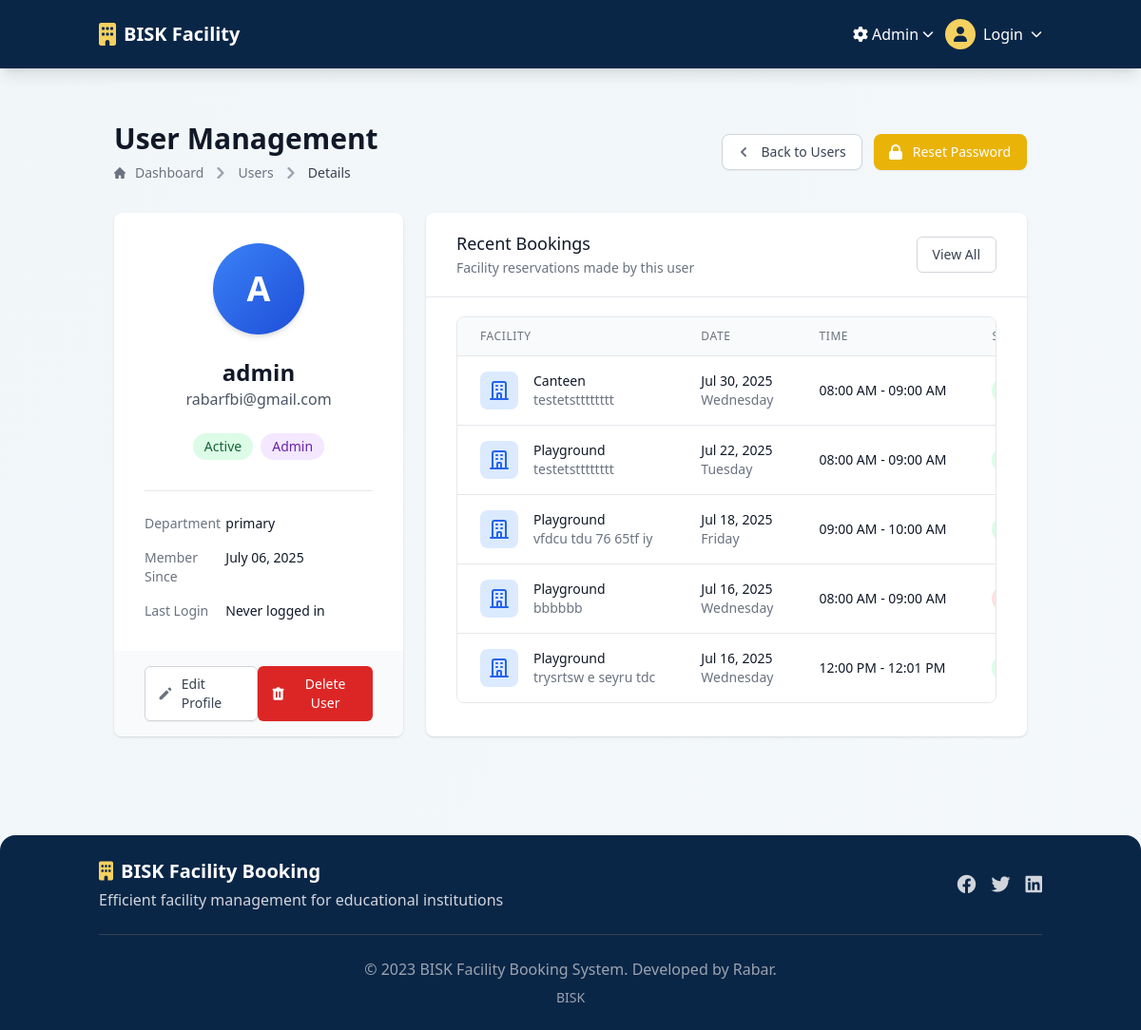
The page /admin/user/1 (signed in) on the database its author committed.
### app.py (models this page shows, shortened)
class User(db.Model):
    id = db.Column(db.Integer, primary_key=True)
    username = db.Column(db.String(80), unique=True, nullable=False)
    email = db.Column(db.String(120), unique=True, nullable=False)
    password = db.Column(db.String(120), nullable=False)
    is_admin = db.Column(db.Boolean, default=False)
    department = db.Column(db.String(50), nullable=False)
    created_at = db.Column(db.DateTime, default=datetime.utcnow)
    is_active = db.Column(db.Boolean, default=True)
    bookings = db.relationship('Booking', backref='user', lazy=True)

class Booking(db.Model):
    id = db.Column(db.Integer, primary_key=True)
    user_id = db.Column(db.Integer, db.ForeignKey('user.id'), nullable=False)
    facility_id = db.Column(db.Integer, db.ForeignKey('facility.id'), nullable=False)
    date = db.Column(db.Date, nullable=False)
    start_time = db.Column(db.Time, nullable=False)
    end_time = db.Column(db.Time, nullable=False)
    purpose = db.Column(db.String(200))
    status = db.Column(db.String(20), default='approved')
    created_at = db.Column(db.DateTime, default=datetime.utcnow)
    facility = db.relationship('Facility', backref='bookings')

class Facility(db.Model):
    id = db.Column(db.Integer, primary_key=True)
    name = db.Column(db.String(50), unique=True, nullable=False)
    description = db.Column(db.String(200))
    max_capacity = db.Column(db.Integer, nullable=True)
    booking_rules = db.Column(db.Text, nullable=True)

### app.py (the view)
@app.route('/admin/user/<int:user_id>')
@login_required
@admin_required
def view_user(user_id):
    user = db.session.get(User, user_id)
    if not user:
        flash('User not found', 'danger')
        return redirect(url_for('admin_users'))
    user_bookings = db.session.query(Booking).filter_by(user_id=user_id).order_by(Booking.date.desc()).limit(5).all()
    return render_template('view_user.html', user=user, bookings=user_bookings)

### app.py (called while the page is built)
def admin_required(f):
    @wraps(f)
    def decorated_function(*args, **kwargs):
        if not session.get('is_admin'):
            flash('Admin access required', 'danger')
            return redirect(url_for('login'))
        return f(*args, **kwargs)
    return decorated_function

def login_required(f):
    @wraps(f)
    def decorated_function(*args, **kwargs):
        if 'user_id' not in session:
            flash('Please log in to access this page', 'danger')
            return redirect(url_for('login'))
        return f(*args, **kwargs)
    return decorated_function

@app.context_processor
def inject_datetime():
    return {'datetime': datetime, 'current_user': g.user}

@app.before_request
def load_user():
    g.user = None
    if 'user_id' in session:
        g.user = db.session.get(User, session['user_id'])

@app.before_request
def check_active_user():
    if request.endpoint in ['login', 'static', 'home']:
        return
    if 'user_id' in session:
        user = db.session.get(User, session['user_id'])
        if user and not user.is_active:
            session.clear()
            flash('Your account has been deactivated', 'danger')
            return redirect(url_for('login'))

### templates/view_user.html (shortened to what this page needs)
{% extends "base.html" %}
{% block content %}
<div class="container mx-auto px-4 py-8">
    <div class="flex flex-col md:flex-row justify-between items-start md:items-center mb-8 gap-4">
        <div>
            <h1 class="text-3xl font-bold text-gray-900">User Management</h1>
            <nav class="flex mt-2" aria-label="Breadcrumb">
                <ol class="inline-flex items-center space-x-1 md:space-x-2">
                    <li class="inline-flex items-center">
                        <a href="{{ url_for('dashboard') }}" class="inline-flex items-center text-sm font-medium text-gray-500 hover:text-blue-600">
                            Dashboard
                        </a>
                    </li>
                    <li>
                        <div class="flex items-center">
                            <svg class="w-3 h-3 text-gray-400 mx-1" aria-hidden="true" xmlns="http://www.w3.org/2000/svg" fill="none" viewBox="0 0 6 10">
                                <path stroke="currentColor" stroke-linecap="round" stroke-linejoin="round" stroke-width="2" d="m1 9 4-4-4-4"/>
                            </svg>
                            <a href="{{ url_for('admin_users') }}" class="ml-1 text-sm font-medium text-gray-500 hover:text-blue-600 md:ml-2">Users</a>
                        </div>
                    </li>
                    <li aria-current="page">
                        <div class="flex items-center">
                            <svg class="w-3 h-3 text-gray-400 mx-1" aria-hidden="true" xmlns="http://www.w3.org/2000/svg" fill="none" viewBox="0 0 6 10">
                                <path stroke="currentColor" stroke-linecap="round" stroke-linejoin="round" stroke-width="2" d="m1 9 4-4-4-4"/>
                            </svg>
                            <span class="ml-1 text-sm font-medium text-gray-700 md:ml-2">Details</span>
                        </div>
                    </li>
                </ol>
            </nav>
        </div>
        <div class="flex gap-3">
            <a href="{{ url_for('admin_users') }}" class="inline-flex items-center px-4 py-2 border border-gray-300 rounded-lg shadow-sm text-sm font-medium text-gray-700 bg-white hover:bg-gray-50 focus:outline-none focus:ring-2 focus:ring-offset-2 focus:ring-blue-500">
                <svg class="-ml-1 mr-2 h-5 w-5 text-gray-500" xmlns="http://www.w3.org/2000/svg" viewBox="0 0 20 20" fill="currentColor">
                    <path fill-rule="evenodd" d="M12.707 5.293a1 1 0 010 1.414L9.414 10l3.293 3.293a1 1 0 01-1.414 1.414l-4-4a1 1 0 010-1.414l4-4a1 1 0 011.414 0z" clip-rule="evenodd" />
                </svg>
                Back to Users
            </a>
            <a href="{{ url_for('reset_user_password', user_id=user.id) }}" class="inline-flex items-center px-4 py-2 border border-transparent text-sm font-medium rounded-lg shadow-sm text-white bg-yellow-500 hover:bg-yellow-600 focus:outline-none focus:ring-2 focus:ring-offset-2 focus:ring-yellow-500">
                <svg class="-ml-1 mr-2 h-5 w-5" xmlns="http://www.w3.org/2000/svg" viewBox="0 0 20 20" fill="currentColor">
                    <path fill-rule="evenodd" d="M5 9V7a5 5 0 0110 0v2a2 2 0 012 2v5a2 2 0 01-2 2H5a2 2 0 01-2-2v-5a2 2 0 012-2zm8-2v2H7V7a3 3 0 016 0z" clip-rule="evenodd" />
                </svg>
                Reset Password
            </a>
        </div>
    </div>
    <div class="grid grid-cols-1 lg:grid-cols-3 gap-6">
        <div class="bg-white overflow-hidden shadow rounded-lg">
            <div class="px-6 py-8 sm:p-8">
                <div class="flex flex-col items-center">
                    <div class="h-24 w-24 rounded-full bg-gradient-to-br from-blue-500 to-blue-700 flex items-center justify-center text-white text-4xl font-bold mb-4 shadow-md">
                        {{ user.username[0]|upper }}
                    </div>
                    <h2 class="text-2xl font-bold text-gray-900 mt-2">{{ user.username }}</h2>
                    <p class="text-gray-600">{{ user.email }}</p>
                    <div class="mt-6 flex gap-2">
                        <span class="inline-flex items-center px-3 py-1 rounded-full text-sm font-medium
                            {% if user.is_active %}bg-green-100 text-green-800{% else %}bg-red-100 text-red-800{% endif %}">
                            {% if user.is_active %}Active{% else %}Inactive{% endif %}
                        </span>
                        <span class="inline-flex items-center px-3 py-1 rounded-full text-sm font-medium
                            {% if user.is_admin %}bg-purple-100 text-purple-800{% else %}bg-blue-100 text-blue-800{% endif %}">
                            {% if user.is_admin %}Admin{% else %}Standard User{% endif %}
                        </span>
                    </div>
                </div>
                <div class="mt-8 border-t border-gray-200 pt-6">
                    <dl class="space-y-4">
                        <div class="sm:grid sm:grid-cols-3 sm:gap-4">
                            <dt class="text-sm font-medium text-gray-500">Department</dt>
                            <dd class="mt-1 text-sm text-gray-900 sm:mt-0 sm:col-span-2">{{ user.department or 'Not specified' }}</dd>
                        </div>
                        <div class="sm:grid sm:grid-cols-3 sm:gap-4">
                            <dt class="text-sm font-medium text-gray-500">Member Since</dt>
                            <dd class="mt-1 text-sm text-gray-900 sm:mt-0 sm:col-span-2">{{ user.created_at.strftime('%B %d, %Y') }}</dd>
                        </div>
                        <div class="sm:grid sm:grid-cols-3 sm:gap-4">
                            <dt class="text-sm font-medium text-gray-500">Last Login</dt>
                            <dd class="mt-1 text-sm text-gray-900 sm:mt-0 sm:col-span-2">
                                {% if user.last_login_at %}
                                    {{ user.last_login_at.strftime('%B %d, %Y at %I:%M %p') }}
                                {% else %}
                                    Never logged in
                                {% endif %}
                            </dd>
                        </div>
                    </dl>
                </div>
            </div>
            <div class="bg-gray-50 px-6 py-4 sm:px-8 flex justify-between">
                <a href="{{ url_for('edit_user', user_id=user.id) }}" class="inline-flex items-center px-4 py-2 border border-gray-300 rounded-md shadow-sm text-sm font-medium text-gray-700 bg-white hover:bg-gray-50 focus:outline-none focus:ring-2 focus:ring-offset-2 focus:ring-blue-500">
                    <svg class="-ml-1 mr-2 h-5 w-5 text-gray-500" xmlns="http://www.w3.org/2000/svg" viewBox="0 0 20 20" fill="currentColor">
                        <path d="M13.586 3.586a2 2 0 112.828 2.828l-.793.793-2.828-2.828.793-.793zM11.379 5.793L3 14.172V17h2.828l8.38-8.379-2.83-2.828z" />
                    </svg>
                    Edit Profile
                </a>
                <form action="{{ url_for('delete_user', user_id=user.id) }}" method="POST">
                    <button type="submit" class="inline-flex items-center px-4 py-2 border border-transparent text-sm font-medium rounded-md shadow-sm text-white bg-red-600 hover:bg-red-700 focus:outline-none focus:ring-2 focus:ring-offset-2 focus:ring-red-500" onclick="return confirm('Are you sure you want to delete this user? This action cannot be undone.')">
                        Delete User
                    </button>
                </form>
            </div>
        </div>
        <div class="bg-white overflow-hidden shadow rounded-lg lg:col-span-2">
            <div class="px-6 py-5 border-b border-gray-200 sm:px-8">
                <div class="-ml-4 -mt-4 flex justify-between items-center flex-wrap sm:flex-nowrap">
                    <div class="ml-4 mt-4">
                        <h3 class="text-lg leading-6 font-medium text-gray-900">Recent Bookings</h3>
                        <p class="mt-1 text-sm text-gray-500">Facility reservations made by this user</p>
                    </div>
                    <div class="ml-4 mt-4 flex-shrink-0">
                        <a href="{{ url_for('view_bookings') }}?user_id={{ user.id }}" class="relative inline-flex items-center px-4 py-2 border border-gray-300 text-sm font-medium rounded-md text-gray-700 bg-white hover:bg-gray-50">
                            View All
                        </a>
                    </div>
                </div>
            </div>
            <div class="px-6 py-5 sm:px-8">
                {% if bookings %}
                <div class="overflow-hidden border border-gray-200 rounded-lg">
                    <table class="min-w-full divide-y divide-gray-200">
                        <thead class="bg-gray-50">
                            <tr>
                                <th scope="col" class="px-6 py-3 text-left text-xs font-medium text-gray-500 uppercase tracking-wider">Facility</th>
                                <th scope="col" class="px-6 py-3 text-left text-xs font-medium text-gray-500 uppercase tracking-wider">Date</th>
                                <th scope="col" class="px-6 py-3 text-left text-xs font-medium text-gray-500 uppercase tracking-wider">Time</th>
                                <th scope="col" class="px-6 py-3 text-left text-xs font-medium text-gray-500 uppercase tracking-wider">Status</th>
                            </tr>
                        </thead>
                        <tbody class="bg-white divide-y divide-gray-200">
                            {% for booking in bookings %}
                            <tr class="hover:bg-gray-50">
                                <td class="px-6 py-4 whitespace-nowrap">
                                    <div class="flex items-center">
                                        <div class="flex-shrink-0 h-10 w-10 bg-blue-100 rounded-lg flex items-center justify-center">
                                        </div>
                                        <div class="ml-4">
                                            <div class="text-sm font-medium text-gray-900">{{ booking.facility.name }}</div>
                                            <div class="text-sm text-gray-500">{{ booking.purpose }}</div>
                                        </div>
                                    </div>
                                </td>
                                <td class="px-6 py-4 whitespace-nowrap">
                                    <div class="text-sm text-gray-900">{{ booking.date.strftime('%b %d, %Y') }}</div>
                                    <div class="text-sm text-gray-500">{{ booking.date.strftime('%A') }}</div>
                                </td>
                                <td class="px-6 py-4 whitespace-nowrap">
                                    <div class="text-sm text-gray-900">
                                        {{ booking.start_time.strftime('%I:%M %p') }} - {{ booking.end_time.strftime('%I:%M %p') }}
                                    </div>
                                </td>
                                <td class="px-6 py-4 whitespace-nowrap">
                                    <span class="px-3 py-1 inline-flex text-xs leading-5 font-semibold rounded-full
                                        {% if booking.status == 'approved' %}bg-green-100 text-green-800
                                        {% elif booking.status == 'pending' %}bg-yellow-100 text-yellow-800
                                        {% elif booking.status == 'cancelled' %}bg-red-100 text-red-800
                                        {% else %}bg-gray-100 text-gray-800{% endif %}">
                                    </span>
                                </td>
                            </tr>
                            {% endfor %}
                        </tbody>
                    </table>
                </div>
                {% endif %}
            </div>
        </div>
    </div>
</div>
{% endblock %}

### static/css/style.css (style rules this page uses)
:root { --primary: #205295; --primary-dark: #0A2647; --secondary: #F1F6F9; --accent: #F4D160; --danger: #E94560; --success: #4CAF50; --info: #2196F3; --warning: #FF9800; --white: #fff; --gray: #bfc9d1; --light-bg: #f4f8fb; }
body { background: linear-gradient(120deg, var(--secondary) 0%, var(--light-bg) 100%); font-family: 'Segoe UI', Tahoma, Geneva, Verdana, sans-serif; color: var(--primary-dark); }

### templates/view_user.html (style rules this page uses)
tr { transition: background-color 0.2s ease; }

### rows shown on the page
User: username "A", username "admin", email "rabarfbi@gmail.com", department "primary", created_at "July 06, 2025"
Booking: facility.name "Canteen", purpose "testetstttttttt", date "Jul 30, 2025", date "Wednesday", start_time "08:00 AM", end_time "09:00 AM"
Booking: facility.name "Playground", purpose "testetstttttttt", date "Jul 22, 2025", date "Tuesday", start_time "08:00 AM", end_time "09:00 AM"
Booking: facility.name "Playground", purpose "vfdcu tdu 76 65tf iy", date "Jul 18, 2025", date "Friday", start_time "09:00 AM", end_time "10:00 AM"
Booking: facility.name "Playground", purpose "bbbbbb", date "Jul 16, 2025", date "Wednesday", start_time "08:00 AM", end_time "09:00 AM"
Booking: facility.name "Playground", purpose "trysrtsw e seyru tdc", date "Jul 16, 2025", date "Wednesday", start_time "12:00 PM", end_time "12:01 PM"
